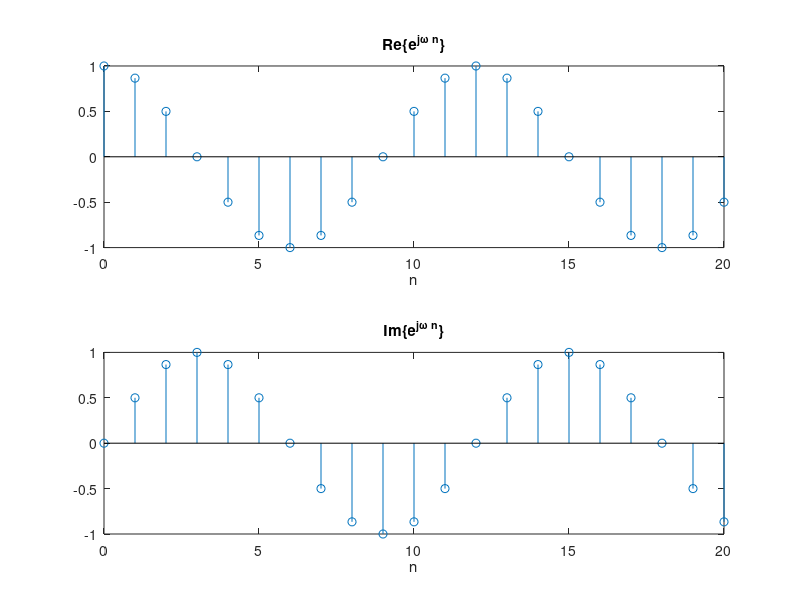
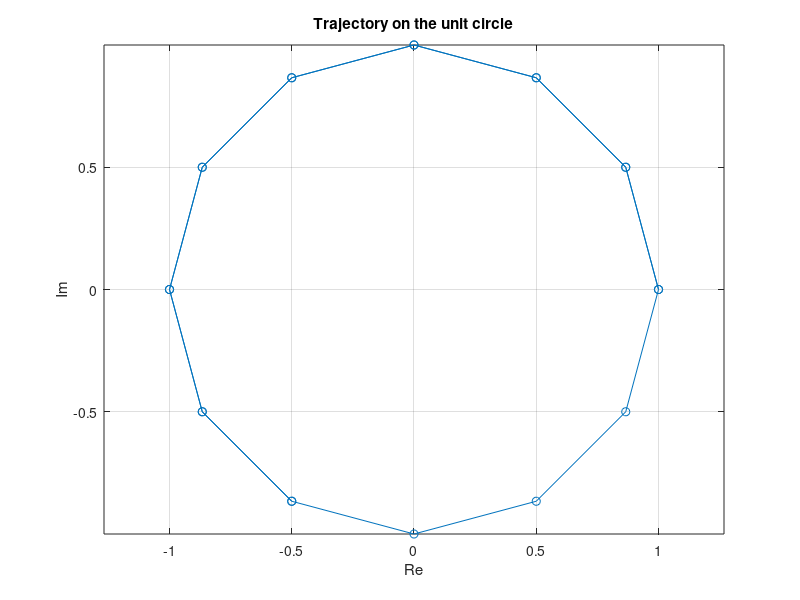
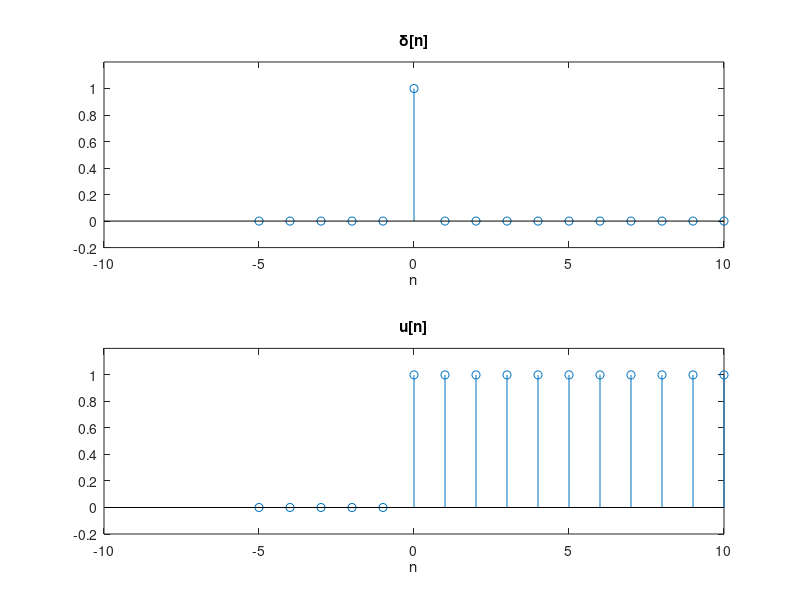
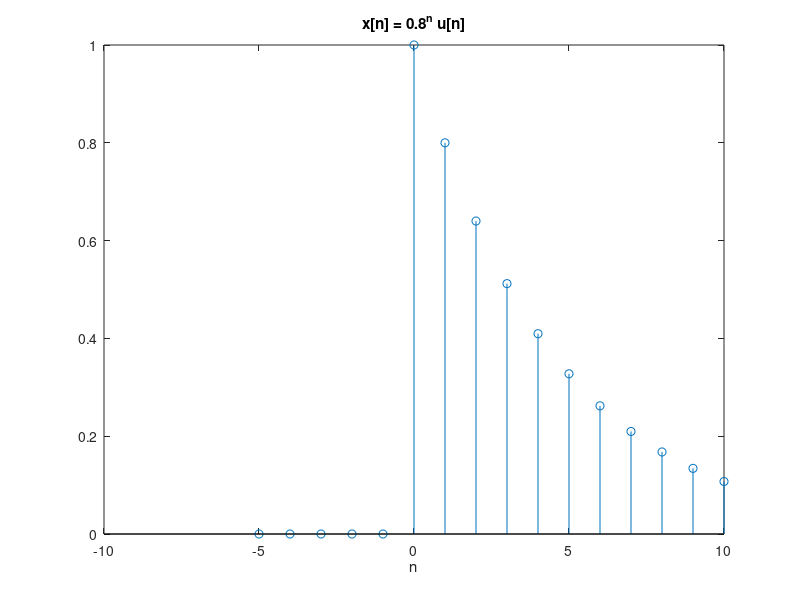

Source code (MATLAB) for these figures, in order:
%% EE 545 - Digital Signal Processing II
%  Class 1 Prep: Foundations Refresher Companion Script
%  Pairs with dsp_class1_guide.md -- run cell by cell (Ctrl+Enter in each %% block)
%  Instructor: Chuck Creusere | Textbook: Mitra, 4th Ed.

close all; clear; clc;

%% 1. Complex exponentials
n = 0:20;
omega = pi/6;                 % normalized frequency (rad/sample)
x = exp(1j*omega*n);

figure('Name','1. Complex Exponential');
subplot(2,1,1); stem(n, real(x)); title('Re\{e^{j\omega n}\}'); xlabel('n');
subplot(2,1,2); stem(n, imag(x)); title('Im\{e^{j\omega n}\}'); xlabel('n');

figure('Name','1b. Unit Circle Trajectory');
plot(real(x), imag(x), 'o-'); axis equal; grid on;
title('Trajectory on the unit circle'); xlabel('Re'); ylabel('Im');

%% 2. Basic sequences: delta[n], u[n], causal exponential
n2 = -5:10;
delta = double(n2 == 0);
u     = double(n2 >= 0);

figure('Name','2. Basic Sequences');
subplot(2,1,1); stem(n2, delta); title('\delta[n]'); xlabel('n'); ylim([-0.2 1.2]);
subplot(2,1,2); stem(n2, u);     title('u[n]');      xlabel('n'); ylim([-0.2 1.2]);

alpha = 0.8;
xexp = (alpha.^n2) .* u;
figure('Name','2b. Causal Exponential');
stem(n2, xexp); title(['x[n] = ' num2str(alpha) '^n u[n]']); xlabel('n');

%% 3. Convolution sum: y[n] = x[n] (x) h[n]
xc = [1 2 3 4];          % length-4 input sequence
hc = [1 1 1];             % length-3 impulse response (3-point moving average)
yc = conv(xc, hc);         % MATLAB's built-in convolution sum

disp('y[n] ='); disp(yc);
fprintf('length(y) = %d, expected %d\n', length(yc), length(xc)+length(hc)-1);

figure('Name','3. Convolution Sum');
stem(0:length(yc)-1, yc); title('y[n] = x[n] conv h[n]'); xlabel('n');

%% 4. DTFT via direct numerical evaluation of X(e^{jw}) = sum x[n] e^{-jwn}
alpha4 = 0.5;
n4 = 0:50;
x4 = alpha4.^n4;                       % causal exponential (Mitra Eq. 3.12)

omega4 = linspace(-pi, pi, 1024);
X4 = zeros(size(omega4));
for k = 1:length(omega4)
    X4(k) = sum(x4 .* exp(-1j*omega4(k)*n4));
end

figure('Name','4. DTFT');
subplot(2,1,1); plot(omega4, abs(X4)); title('|X(e^{j\omega})|'); xlabel('\omega (rad)');
subplot(2,1,2); plot(omega4, angle(X4)); title('\angle X(e^{j\omega})'); xlabel('\omega (rad)');

% If you have the Signal Processing Toolbox, this does the same thing directly:
% [H4, w4] = freqz(1, [1 -alpha4], 1024, 'whole'); figure; plot(w4, abs(H4));

%% 5. z-transform / pole-zero plot (requires Signal Processing Toolbox)
b5 = 1;               % numerator coefficients (feedforward)
a5 = [1 -0.8];         % denominator coefficients -> pole at z = 0.8

try
    figure('Name','5. Pole-Zero Plot');
    zplane(b5, a5); title('Pole-Zero plot of H(z) = 1 / (1 - 0.8 z^{-1})');
catch ME
    warning('zplane requires the Signal Processing Toolbox: %s', ME.message);
end

%% 6a. Aliasing demo
fs_good = 1000;   fs_bad = 60;     % Hz
f0 = 50;                            % Hz, the true tone
t_good = 0:1/fs_good:0.1;
t_bad  = 0:1/fs_bad:0.1;

figure('Name','6a. Aliasing Demo');
plot(t_good, cos(2*pi*f0*t_good), 'b-'); hold on;
stem(t_bad, cos(2*pi*f0*t_bad), 'r', 'filled');
legend('true signal (well-sampled)', ['samples @ ' num2str(fs_bad) ' Hz (< Nyquist)']);
title('Aliasing: undersampling a 50 Hz tone'); xlabel('t (s)');

%% 6b. Bandpass sampling arithmetic (Mitra Sec 3.9, preview of Class 1 material)
OmegaL = 2*pi*40; OmegaH = 2*pi*60;   % rad/s, a 20 Hz-wide band centered at 50 Hz
B = OmegaH - OmegaL;
fprintf('Naive Nyquist rate: %.1f Hz\n', 2*OmegaH/(2*pi));
fprintf('Bandpass-sampling floor (~2B): %.1f Hz\n', 2*B/(2*pi));

%% End of companion script
disp('Done. Cross-reference each section with dsp_class1_guide.md.');
